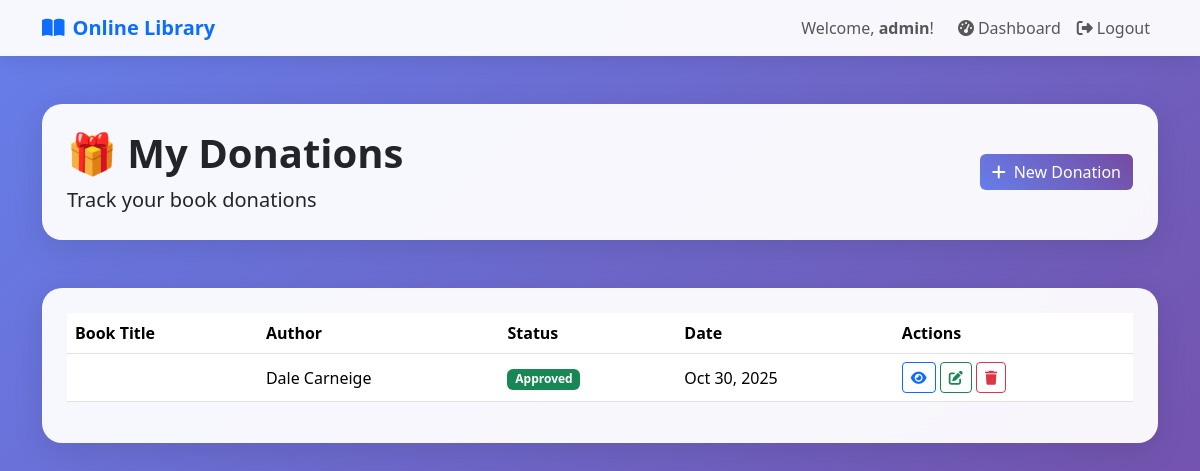
The page /donations/ (signed in) on the database its author committed.
### catalog/models.py (models this page shows, shortened)
class CustomUser(AbstractUser):
    ROLE_CHOICES = (
        ('admin', 'Admin'),
        ('user', 'User'),
    )
    role = models.CharField(max_length=10, choices=ROLE_CHOICES, default='user')

class Donation(models.Model):
    STATUS_CHOICES = (
        ('pending', 'Pending'),
        ('approved', 'Approved'),
        ('rejected', 'Rejected'),
    )
    user = models.ForeignKey(settings.AUTH_USER_MODEL, on_delete=models.CASCADE)
    book_title = models.CharField(max_length=255)
    author = models.CharField(max_length=255)
    category = models.ForeignKey(Category, on_delete=models.SET_NULL, null=True, blank=True)
    condition = models.CharField(max_length=100, default="Good")
    description = models.TextField(blank=True, null=True)
    status = models.CharField(max_length=10, choices=STATUS_CHOICES, default='pending')
    created_at = models.DateTimeField(auto_now_add=True)
    updated_at = models.DateTimeField(auto_now=True)

### catalog/views.py (the view)
# urls.py: path("donations/", views.donation_list, name="donation_list"),
@login_required
def donation_list(request):
    donations = Donation.objects.all() if request.user.is_superuser else Donation.objects.filter(user=request.user)
    return render(request, "catalog/donation_list.html", {"donations": donations})

### templates/catalog/donation_list.html (shortened to what this page needs)
{% extends "catalog/base.html" %}
{% block content %}
<div class="container py-5">
    <div class="row mb-5">
        <div class="col-12">
            <div class="glass-card p-4">
                <div class="row align-items-center">
                    <div class="col-md-8">
                        <h1 class="display-6 fw-bold mb-2">🎁 My Donations</h1>
                        <p class="lead mb-0">Track your book donations</p>
                    </div>
                    <div class="col-md-4 text-end">
                        <a href="{% url 'donate_book' %}" class="btn btn-gradient">
                            <i class="fas fa-plus me-2"></i>New Donation
                        </a>
                    </div>
                </div>
            </div>
        </div>
    </div>
    <div class="row">
        <div class="col-12">
            <div class="glass-card p-4">
                {% if donations %}
                <div class="table-responsive">
                    <table class="table table-hover align-middle">
                        <thead>
                            <tr>
                                <th>Book Title</th>
                                <th>Author</th>
                                <th>Status</th>
                                <th>Date</th>
                                <th>Actions</th>
                            </tr>
                        </thead>
                        <tbody>
                            {% for donation in donations %}
                            <tr>
                                <td class="fw-semibold">{{ donation.title }}</td>
                                <td>{{ donation.author }}</td>
                                <td>
                                    <span class="badge bg-{% if donation.status == 'approved' %}success{% elif donation.status == 'rejected' %}danger{% else %}warning{% endif %}">
                                        {{ donation.status|title }}
                                    </span>
                                </td>
                                <td>{{ donation.created_at|date:"M d, Y" }}</td>
                                <td>
                                    <a href="{% url 'donation_detail' donation.id %}" class="btn btn-sm btn-outline-primary">
                                        <i class="fas fa-eye"></i>
                                    </a>
                                    <a href="{% url 'edit_donation' donation.id %}" class="btn btn-sm btn-outline-success">
                                        <i class="fas fa-edit"></i>
                                    </a>
                                    <a href="{% url 'delete_donation' donation.id %}" class="btn btn-sm btn-outline-danger">
                                        <i class="fas fa-trash"></i>
                                    </a>
                                </td>
                            </tr>
                            {% endfor %}
                        </tbody>
                    </table>
                </div>
                {% endif %}
            </div>
        </div>
    </div>
</div>
{% endblock %}

### templates/catalog/base.html (shortened to what this page needs)
{% load static %}
<!DOCTYPE html>
<html lang="en">
<head>
    <link href="https://cdn.jsdelivr.net/npm/bootstrap@5.3.2/dist/css/bootstrap.min.css" rel="stylesheet">
    <link href="https://cdnjs.cloudflare.com/ajax/libs/font-awesome/6.4.0/css/all.min.css" rel="stylesheet">
</head>
<body>
    <nav class="navbar navbar-expand-lg navbar-light nav-glass">
        <div class="container">
            <a class="navbar-brand fw-bold text-primary" href="{% url 'home' %}">
                <i class="fas fa-book-open me-2"></i>Online Library
            </a>
            <div class="navbar-nav ms-auto">
                {% if user.is_authenticated %}
                    <span class="navbar-text me-3">Welcome, <strong>{{ user.username }}</strong>!</span>
                    <a class="nav-link" href="{% url 'dashboard' %}"><i class="fas fa-tachometer-alt me-1"></i>Dashboard</a>
                <form method="post" action="{% url 'logout' %}" class="d-inline">
                    <button type="submit" class="nav-link btn btn-link" style="border: none; background: none; cursor: pointer;">
                        <i class="fas fa-sign-out-alt me-1"></i>Logout
                    </button>
                </form>
                {% else %}
                    <a class="nav-link" href="{% url 'login' %}"><i class="fas fa-sign-in-alt me-1"></i>Login</a>
                    <a class="nav-link" href="{% url 'register' %}"><i class="fas fa-user-plus me-1"></i>Register</a>
                {% endif %}
            </div>
        </div>
    </nav>
    {% block content %}{% endblock %}
</body>
</html>

### templates/catalog/base.html (style rules this page uses)
:root { --primary: #2c3e50; --secondary: #3498db; --success: #27ae60; --warning: #f39c12; --danger: #e74c3c; --light: #ecf0f1; --dark: #2c3e50; }
body { font-family: 'Segoe UI', Tahoma, Geneva, Verdana, sans-serif; background: linear-gradient(135deg, #667eea 0%, #764ba2 100%); min-height: 100vh; }
.glass-card { background: rgba(255, 255, 255, 0.95); backdrop-filter: blur(10px); border-radius: 20px; border: 1px solid rgba(255, 255, 255, 0.2); box-shadow: 0 8px 32px rgba(0, 0, 0, 0.1); }
.nav-glass { background: rgba(255, 255, 255, 0.95) !important; backdrop-filter: blur(10px); box-shadow: 0 2px 20px rgba(0, 0, 0, 0.1); }
.btn-gradient { background: linear-gradient(45deg, #667eea, #764ba2); border: none; color: white; transition: all 0.3s ease; }

### rows shown on the page
CustomUser: username "admin"
Donation: author "Dale Carneige", status "Approved", created_at "Oct 30, 2025"
